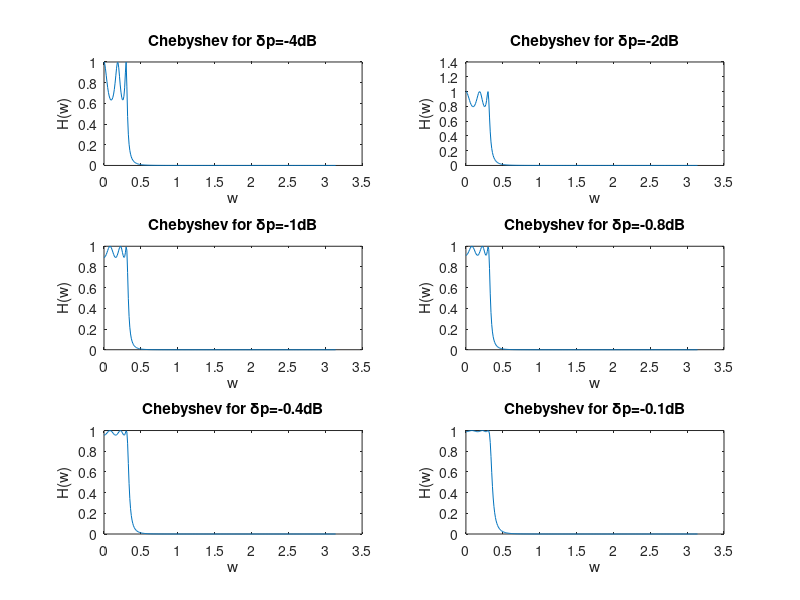

Here is the MATLAB script that generated this plot:
Sampling_Frequency = 2000;
Pass_Band_frequency  = 100;
Stop_band_frequency = 500;  
Pass_Band_attenuation = -0.1;    
Stop_Band_attenuation = -100;
%changing Tolerance
Pass_Band_analysis = [-4,-2,-1,-0.8,-0.4,-0.1];
for i= 1:6
Pass_Band_attenuation = Pass_Band_analysis(i);
[n1,wn1] = cheb1ord(2*Pass_Band_frequency/Sampling_Frequency,2*Stop_band_frequency/Sampling_Frequency,-Pass_Band_attenuation,-Stop_Band_attenuation);
[a1,b1] = cheby1(n1,-Pass_Band_attenuation,wn1);

w1 = 0:0.01:pi;
Hw1 = freqz(a1,b1,w1);

subplot(3,2,i)
plot(w1,abs(Hw1))
title(['Chebyshev for δp=',num2str(Pass_Band_attenuation),'dB'])
ylabel('H(w)')
xlabel('w')
end